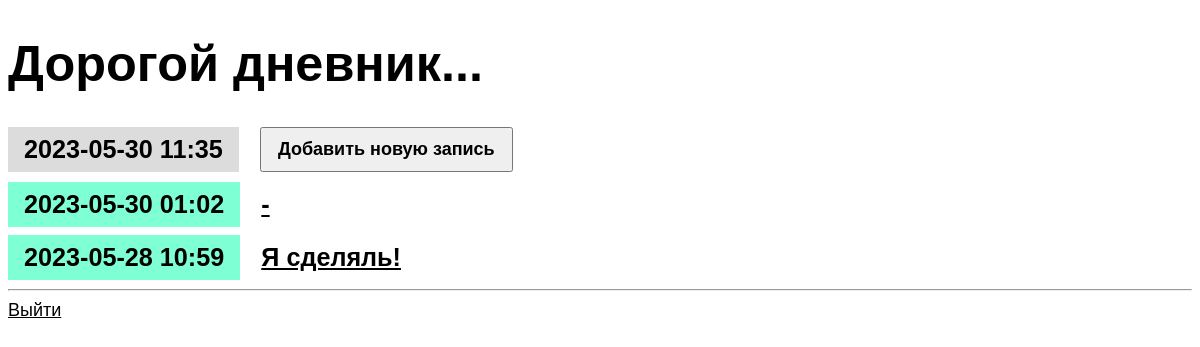
The app's page / (signed in) with its own data.
### entries/models.py (models this page shows, shortened)
class Entry(models.Model):
    title = models.CharField(max_length=200, verbose_name='Название')
    content = models.TextField(verbose_name='Текст записи')
    date_created = models.DateTimeField(auto_now_add=True, verbose_name='Дата создания')
    class Meta:
        verbose_name_plural = 'Записи'

### entries/views.py (the view)
# urls.py: path('', views.EntryListView.as_view(), name='entry-list'),
class EntryListView(LockedView, ListView):
    model = Entry
    queryset = Entry.objects.all().order_by('-date_created')

### templates/entries/entry_list.html
{% extends "base.html" %}
{% block content %}
    <article>
        <h2 class="mark">{% now 'Y-m-d H:i' %}</h2>
        <a href="{% url 'entry-create' %}"><button>Добавить новую запись</button></a>
    </article>
    {% for entry in entry_list %}
        <article>
            <h2 class="{{ entry.date_created|date:'l' }}">
                {{ entry.date_created|date:'Y-m-d H:i' }}
            </h2>
            <h3>
                <a href="{% url 'entry-detail' entry.id %}">
                    {{ entry.title }}
                </a>
            </h3>
        </article>
    {% endfor %}
{% endblock %}

### templates/base.html (shortened to what this page needs)
{% load static %}
<!DOCTYPE html>
<html lang="ru">
<head>
    <link rel="stylesheet" href="{% static 'css/diary.css' %}">
</head>
<body>
    <h1><a href="/">Дорогой дневник...</a></h1>
    {% block content %}{% endblock %}
    <hr>
    <a href="{% url 'admin:logout' %}">Выйти</a>
</body>
</html>

### entries/static/css/diary.css (style rules this page uses)
* { box-sizing: border-box; }
body { font-family: sans-serif; font-size: 18px; }
a { color: inherit; }
h1 { font-size: 2.8em; }
h1 a { text-decoration: none; }
h2, h3 { font-size: 1.4em; margin: 0; display: inline-block; padding: 0.5rem 1rem; vertical-align: top; }
h2 { background-color: aquamarine; }
.mark { background-color: gainsboro; }
article { margin-bottom: 0.5rem; }
button, textarea, input { font-size: inherit; min-height: 2.5em; padding: 0 1rem; }
button, input[type="submit"] { margin: 0 1rem 2px 1rem; cursor: pointer; font-weight: bold; min-width: 8rem; }

### records on screen
Entry: date_created "2023-05-30 01:02", title "-"
Entry: date_created "2023-05-28 10:59", title "Я сделяль!"
